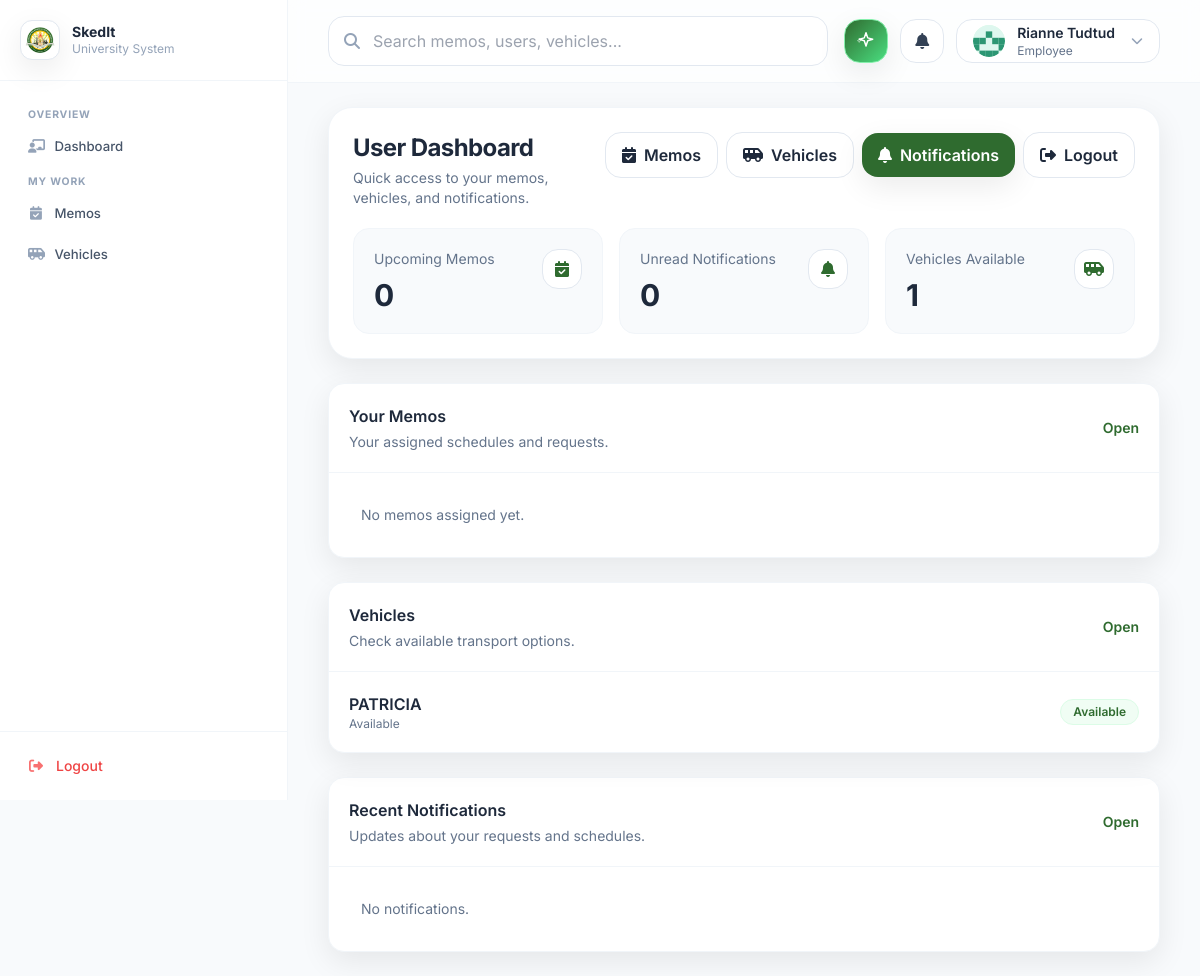
/accounts/dashboards/user/ (signed in), run on an earlier commit of the app's database.
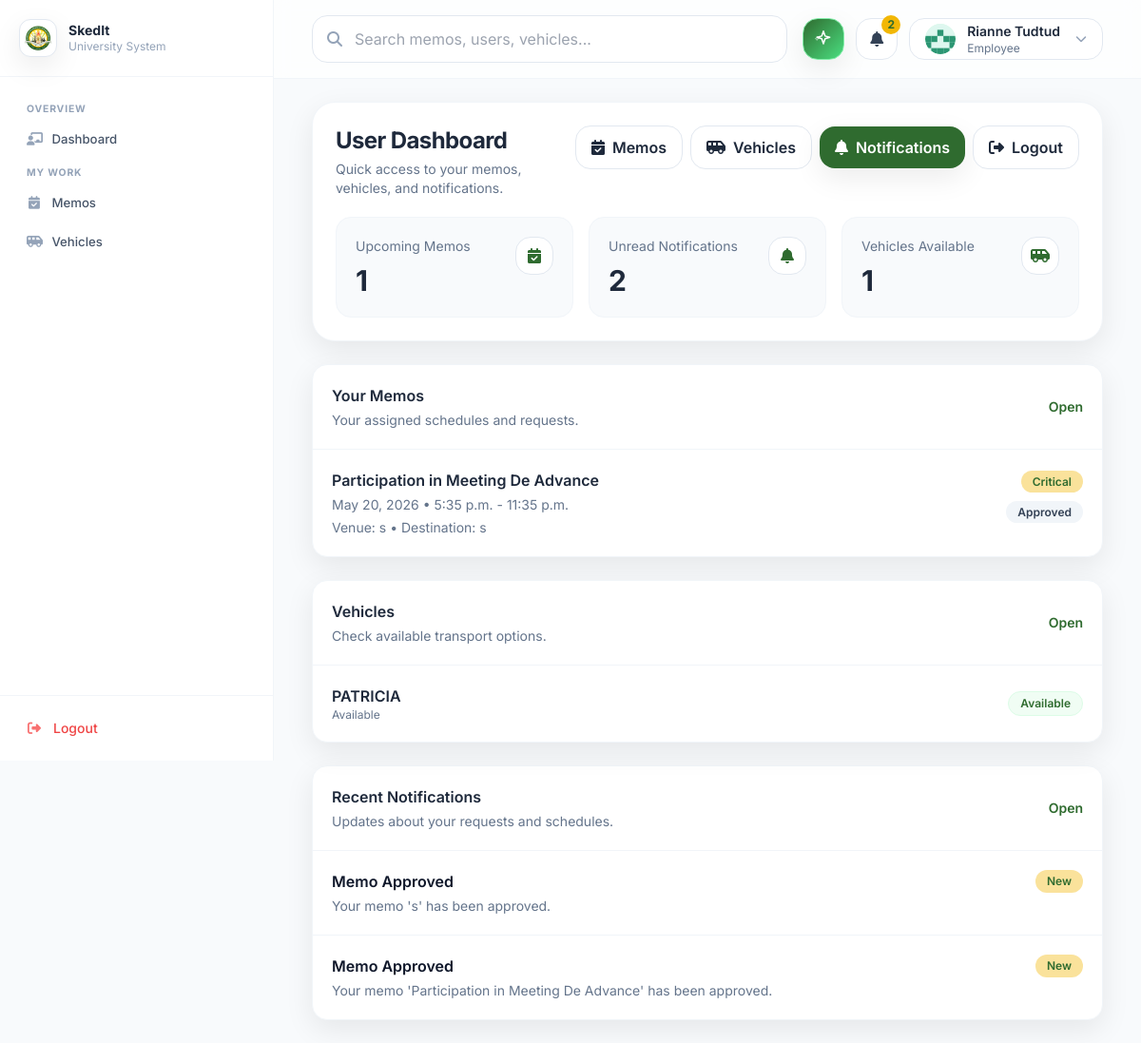
And on a later commit of the database.
### resources/models.py (models this page shows, shortened)
class Vehicle(models.Model):
    class Status(models.TextChoices):
        AVAILABLE = "available", "Available"
        MAINTENANCE = "maintenance", "Maintenance"
        UNAVAILABLE = "unavailable", "Unavailable"
    name = models.CharField(max_length=100)
    plate_number = models.CharField(max_length=50, unique=True)
    capacity = models.PositiveIntegerField(default=4)
    status = models.CharField(max_length=20, choices=Status.choices, default=Status.AVAILABLE)

### memos/models.py (models this page shows, shortened)
class Memo(models.Model):
    class Priority(models.TextChoices):
        CRITICAL = "critical", "Critical"
        HIGH = "high", "High"
        MEDIUM = "medium", "Medium"
        LOW = "low", "Low"
    class Status(models.TextChoices):
        DRAFT = "draft", "Draft"
        PENDING = "pending", "Pending"
        APPROVED = "approved", "Approved"
        REJECTED = "rejected", "Rejected"
        DELEGATED = "delegated", "Delegated"
        CONFLICT = "conflict", "Conflict"
    class Category(models.TextChoices):
        INTERNAL = "internal", "Internal"
        EXTERNAL = "external", "External"
    title = models.CharField(max_length=200)
    description = models.TextField(blank=True)
    created_by = models.ForeignKey(
        settings.AUTH_USER_MODEL,
        on_delete=models.SET_NULL,
        null=True,
        blank=True,
        related_name="created_memos",
    )
    employees = models.ManyToManyField(
        settings.AUTH_USER_MODEL, related_name="memos", blank=True
    )
    to_all = models.BooleanField(default=False)
    reference_number = models.CharField(max_length=50, blank=True)
    date = models.DateField()
    start_time = models.TimeField()
    end_time = models.TimeField()
    venue = models.CharField(max_length=255, blank=True)
    destination = models.CharField(max_length=255, blank=True)
    priority = models.CharField(max_length=10, choices=Priority.choices, default=Priority.MEDIUM)
    required = models.BooleanField(default=False)
    category = models.CharField(max_length=20, choices=Category.choices, default=Category.INTERNAL)
    status = models.CharField(max_length=15, choices=Status.choices, default=Status.PENDING)
    delegated_to = models.ForeignKey(
        settings.AUTH_USER_MODEL,
        on_delete=models.SET_NULL,
        null=True,
        blank=True,
        related_name="delegated_memos",
    )
    campus = models.ForeignKey(
        "accounts.Campus", on_delete=models.SET_NULL, null=True, blank=True, related_name="memos"
    )
    department = models.ForeignKey(
        "accounts.Department", on_delete=models.SET_NULL, null=True, blank=True, related_name="memos"
    )
    created_at = models.DateTimeField(default=timezone.now, editable=False)
    updated_at = models.DateTimeField(auto_now=True)
    class Meta:
        ordering = ["-date", "start_time"]
        indexes = [
            models.Index(fields=["date", "start_time", "end_time"]),
        ]

### notifications/models.py (models this page shows, shortened)
class Notification(models.Model):
    class Severity(models.TextChoices):
        INFO = "info", "Info"
        SUCCESS = "success", "Success"
        WARNING = "warning", "Warning"
        DANGER = "danger", "Danger"
        CRITICAL = "critical", "Critical"
    class Channel(models.TextChoices):
        IN_APP = "in_app", "In-Application"
        EMAIL = "email", "Email"
        SMS = "sms", "SMS"
        PUSH = "push", "Push Notification"
    user = models.ForeignKey(
        settings.AUTH_USER_MODEL, on_delete=models.CASCADE, related_name="notifications"
    )
    title = models.CharField(max_length=200)
    message = models.TextField(blank=True)
    severity = models.CharField(max_length=10, choices=Severity.choices, default=Severity.INFO)
    channel = models.CharField(max_length=10, choices=Channel.choices, default=Channel.IN_APP)
    is_read = models.BooleanField(default=False)
    delivery_status = models.CharField(max_length=20, default="delivered")
    related_memo = models.ForeignKey(
        "memos.Memo", on_delete=models.SET_NULL, null=True, blank=True, related_name="related_notifications"
    )
    created_at = models.DateTimeField(default=timezone.now, editable=False)
    class Meta:
        ordering = ["-created_at"]
        indexes = [
            models.Index(fields=["user", "is_read", "created_at"]),
            models.Index(fields=["channel", "delivery_status"]),
        ]

### accounts/views.py (the view)
# urls.py: path("dashboards/user/", views.user_dashboard, name="user_dashboard"),
@login_required
def user_dashboard(request):
    role = getattr(getattr(request.user, "profile", None), "role", None)
    if request.user.is_staff or role == Profile.Role.ADMIN:
        return redirect("accounts:admin_dashboard")
    today = timezone.localdate()
    upcoming_memos = Memo.objects.filter(delegated_to=request.user, date__gte=today).order_by(
        "date", "start_time"
    )
    recent_memos = upcoming_memos.select_related("delegated_to")[:10]
    recent_notifications = Notification.objects.filter(user=request.user).order_by("-created_at")[:10]
    unread_count = Notification.objects.filter(user=request.user, is_read=False).count()
    vehicles_preview = Vehicle.objects.all().order_by("name")[:6]
    available_vehicles_count = Vehicle.objects.filter(status=Vehicle.Status.AVAILABLE).count()
    return render(
        request,
        "accounts/dashboards/user_dashboard.html",
        {
            "upcoming_memos_count": upcoming_memos.count(),
            "recent_memos": recent_memos,
            "recent_notifications": recent_notifications,
            "unread_count": unread_count,
            "vehicles_preview": vehicles_preview,
            "available_vehicles_count": available_vehicles_count,
        },
    )

### notifications/context_processors.py (called while the page is built)
def unread_notifications(request):
    user = getattr(request, "user", None)
    if not user or not getattr(user, "is_authenticated", False):
        return {
            "unread_notifications_count": 0,
            "recent_notifications": [],
        }
    return {
        "unread_notifications_count": Notification.objects.filter(user=user, is_read=False).count(),
        "recent_notifications": (
            Notification.objects.filter(user=user)
            .order_by("-created_at")[:8]
        ),
    }

### templates/accounts/dashboards/user_dashboard.html (shortened to what the changed rows need)
{% extends "base.html" %}
{% block content %}
<div class="flex flex-col lg:flex-row lg:items-start lg:justify-between gap-4">
  <div class="rounded-3xl bg-white border border-slate-100 shadow-soft p-6">
    <div class="flex items-start justify-between gap-4">
      <div>
        <h1 class="text-2xl font-bold tracking-tight">User Dashboard</h1>
      </div>
    </div>
    <div class="mt-5 grid grid-cols-1 sm:grid-cols-3 gap-4">
      <div class="rounded-2xl bg-slate-50 border border-slate-100 p-5">
        <div class="flex items-start justify-between">
          <div>
            <div class="text-sm text-slate-500">Upcoming Memos</div>
            <div class="text-3xl font-bold mt-2">{{ upcoming_memos_count }}</div>
          </div>
        </div>
      </div>
      <div class="rounded-2xl bg-slate-50 border border-slate-100 p-5">
        <div class="flex items-start justify-between">
          <div>
            <div class="text-sm text-slate-500">Unread Notifications</div>
            <div class="text-3xl font-bold mt-2">{{ unread_count }}</div>
          </div>
        </div>
      </div>
    </div>
  </div>
</div>
<div class="grid grid-cols-1 xl:grid-cols-3 gap-6 mt-6">
  <div class="xl:col-span-2 rounded-2xl bg-white border border-slate-100 shadow-soft overflow-hidden">
    <div class="divide-y divide-slate-100">
      {% for m in recent_memos %}
        <div class="p-5 hover:bg-green-50/40 transition">
          <div class="flex items-start justify-between gap-4">
            <div>
              <div class="font-semibold">{{ m.title }}</div>
              <div class="text-sm text-slate-500 mt-1">{{ m.date }} • {{ m.start_time }} - {{ m.end_time }}</div>
              <div class="text-sm text-slate-500 mt-1">Venue: {{ m.venue }}{% if m.destination %} • Destination: {{ m.destination }}{% endif %}</div>
            </div>
            <div class="text-right">
              <span class="px-3 py-1 rounded-full text-xs font-semibold bg-uniGold/40 text-uniGreen">{{ m.get_priority_display }}</span>
              <div class="mt-2">
                <span class="px-3 py-1 rounded-full text-xs font-semibold bg-slate-100 text-slate-700">{{ m.get_status_display }}</span>
              </div>
            </div>
          </div>
        </div>
      {% empty %}
        <div class="p-8 text-sm text-slate-500">No memos assigned yet.</div>
      {% endfor %}
    </div>
  </div>
  <div class="rounded-2xl bg-white border border-slate-100 shadow-soft overflow-hidden">
    <div class="p-5 space-y-3">
      {% for v in vehicles_preview %}
        <div class="flex items-center justify-between gap-3">
          <div>
            <div class="font-semibold">{{ v.name }}</div>
            <div class="text-xs text-slate-500">{{ v.get_status_display }}</div>
          </div>
          <span class="px-3 py-1 rounded-full text-xs font-semibold {% if v.status == 'available' %}bg-green-50 text-uniGreen border border-green-100{% else %}bg-slate-100 text-slate-700{% endif %}">
            {{ v.get_status_display }}
          </span>
        </div>
      {% empty %}
        <div class="text-sm text-slate-500">No vehicles found.</div>
      {% endfor %}
    </div>
  </div>
</div>
<div class="rounded-2xl bg-white border border-slate-100 shadow-soft overflow-hidden mt-6">
  <div class="divide-y divide-slate-100">
    {% for n in recent_notifications %}
      <div class="p-5 flex items-start justify-between gap-4 hover:bg-green-50/40 transition">
        <div>
          <div class="font-semibold {% if not n.is_read %}text-slate-900{% else %}text-slate-700{% endif %}">{{ n.title|default:"Notification" }}</div>
          <div class="text-sm text-slate-500 mt-1">{{ n.message }}</div>
        </div>
        {% if not n.is_read %}
          <span class="px-3 py-1 rounded-full text-xs font-semibold bg-uniGold/40 text-uniGreen">New</span>
        {% endif %}
      </div>
    {% empty %}
      <div class="p-8 text-sm text-slate-500">No notifications.</div>
    {% endfor %}
  </div>
</div>
{% endblock %}

### templates/partials/topbar.html (shortened to what this page needs)
{% load static %}
<link rel="stylesheet" href="https://cdnjs.cloudflare.com/ajax/libs/cropperjs/1.6.2/cropper.min.css" />
<header class="sticky top-0 z-20 bg-white/70 backdrop-blur border-b border-slate-100">
  <div class="px-4 sm:px-6 lg:px-10 py-4 flex items-center justify-between gap-4">
    <div class="flex-1 hidden lg:block">
      <div class="relative max-w-xl">
        <i class="fa-solid fa-magnifying-glass absolute left-4 top-1/2 -translate-y-1/2 text-slate-400"></i>
        <input
          class="w-full pl-11 pr-4 py-3 rounded-2xl bg-white border border-slate-200 focus:outline-none focus:ring-2 focus:ring-uniGold/50 focus:border-uniGold transition"
          placeholder="Search memos, users, vehicles..." />
      </div>
    </div>
    <div class="flex items-center gap-3">
      <div class="relative" id="aiChatWrapper">
        <button id="aiChatBtn" title="AI Assistant"
          class="relative h-11 w-11 rounded-2xl bg-gradient-to-br from-uniGreen to-green-400 border border-green-300 hover:opacity-90 transition flex items-center justify-center focus:outline-none shadow-soft"
          aria-haspopup="true" aria-expanded="false">
        </button>
      </div>
      <div class="relative" id="notifDropdownWrapper">
        <button id="notifBellBtn"
          class="relative h-11 w-11 rounded-2xl bg-white border border-slate-200 hover:border-uniGold transition flex items-center justify-center focus:outline-none"
          aria-haspopup="true" aria-expanded="false">
          <i class="fa-solid fa-bell text-slate-700"></i>
          {% if unread_notifications_count and unread_notifications_count > 0 %}
          <span id="notifBadge"
            class="absolute -top-1 -right-1 h-5 min-w-5 px-1 rounded-full bg-uniGold text-uniGreen text-xs font-bold flex items-center justify-center">
            {{ unread_notifications_count }}
          </span>
          {% endif %}
        </button>
      </div>
      <div class="relative" id="profileDropdownWrapper">
        <button id="profileDropdownBtn"
          class="h-11 px-4 rounded-2xl bg-white border border-slate-200 hover:border-uniGold transition flex items-center gap-3 cursor-pointer focus:outline-none"
          aria-haspopup="true" aria-expanded="false">
          <div id="topbarAvatar"
            class="h-8 w-8 rounded-full overflow-hidden flex-shrink-0 bg-green-100 text-uniGreen flex items-center justify-center">
            {% if request.user.is_authenticated and request.user.profile.profile_picture %}
            <img src="{{ request.user.profile.profile_picture.url }}" alt="avatar" class="h-full w-full object-cover" />
            {% else %}
            <canvas id="topbarIdenticonCanvas" width="32" height="32" style="display:block;border-radius:50%;"></canvas>
            {% endif %}
          </div>
          <div class="leading-tight text-left hidden sm:block">
            {% if request.user.is_authenticated %}
            <div class="text-sm font-semibold" id="topbarName">
              {% if request.user.profile.first_name %}
              {{ request.user.profile.first_name }} {{ request.user.profile.last_name }}
              {% else %}
              {{ request.user.username }}
              {% endif %}
            </div>
            <div class="text-xs text-slate-500">
              {% if request.user.is_staff %}
              Admin
              {% else %}
              {{ request.user.profile.get_role_display|default:"User" }}
              {% endif %}
            </div>
            {% else %}
            <div class="text-sm font-semibold">Guest</div>
            <div class="text-xs text-slate-500">Sign in required</div>
            {% endif %}
          </div>
          <i class="fa-solid fa-chevron-down text-xs text-slate-400 ml-1 transition-transform duration-200"
            id="profileChevron"></i>
        </button>
      </div>
    </div>
  </div>
</header>

What changed in the data, as far as the page shows it:
added Memo: title "Participation in Meeting De Advance", date "May 20, 2026", start_time "5:35 p.m.", end_time "11:35 p.m.", venue "s", destination "s", priority "Critical", status "Approved"
added Notification: title "Memo Approved", message "Your memo 's' has been approved.", is_read "New"
added Notification: title "Memo Approved", message "Your memo 'Participation in Meeting De Advance' has been approved.", is_read "New"
Also different on the page:
{{ unread_notifications_count }}: (not shown) → "2"
{{ upcoming_memos_count }}: "0" → "1"
{{ unread_count }}: "0" → "2"
text no longer shown: "No memos assigned yet. No notifications."
